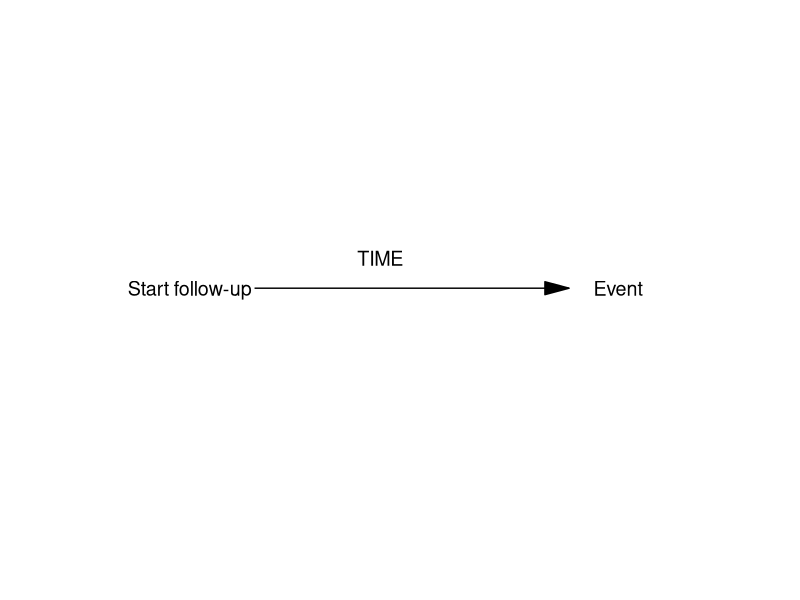
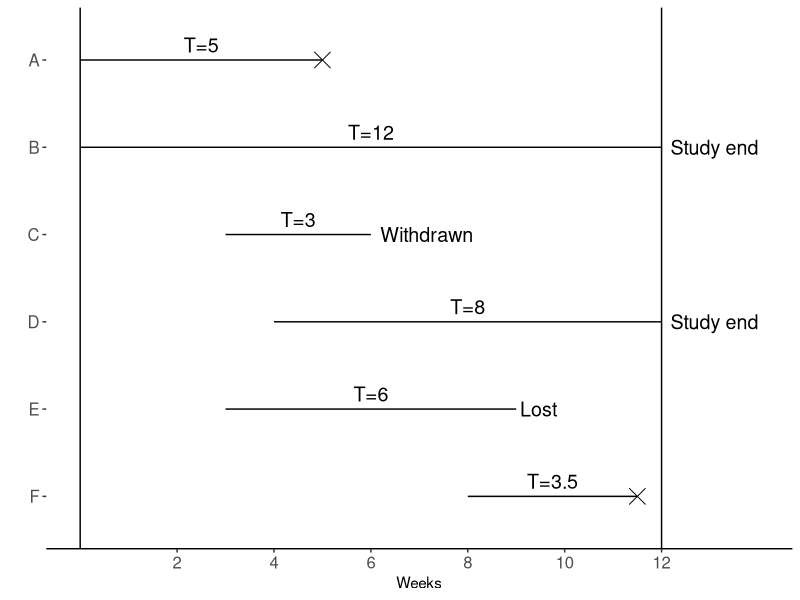
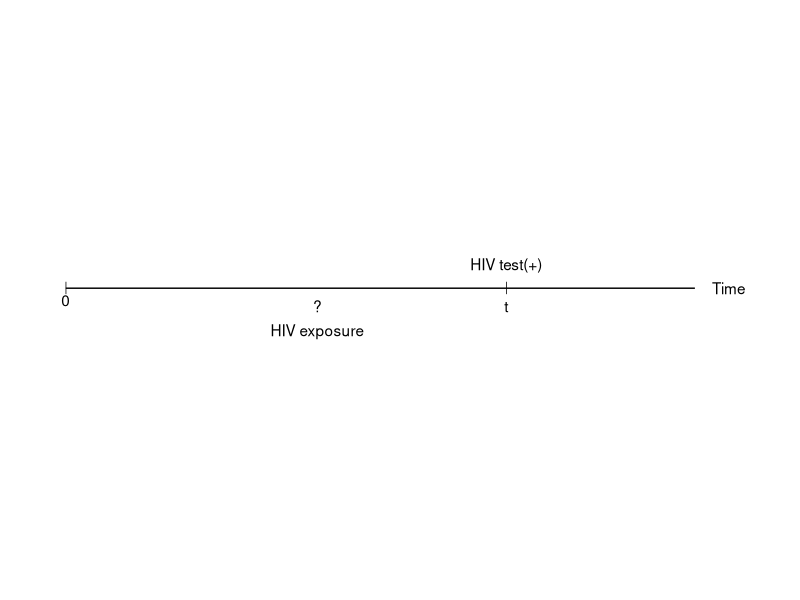
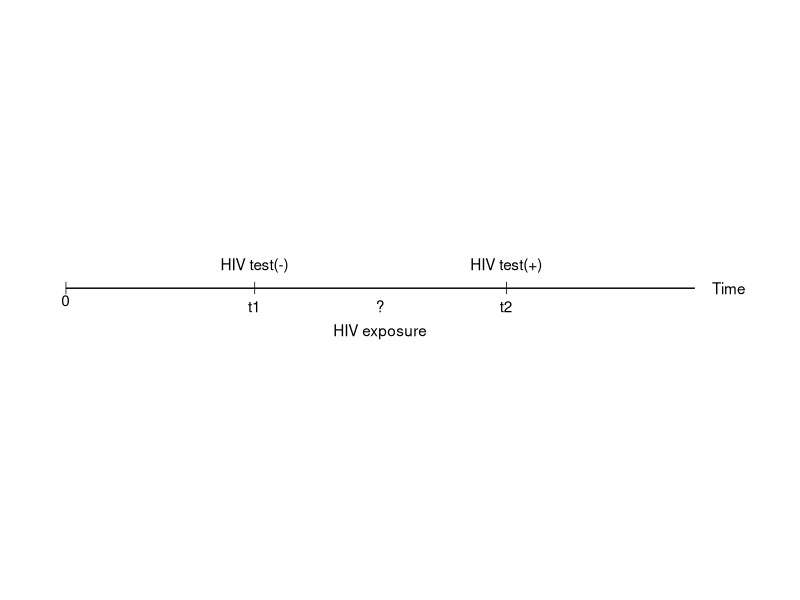
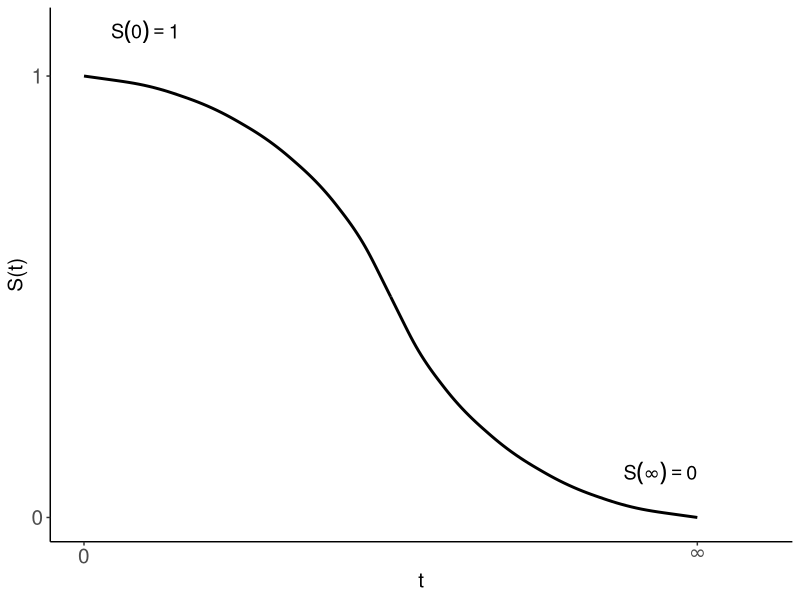
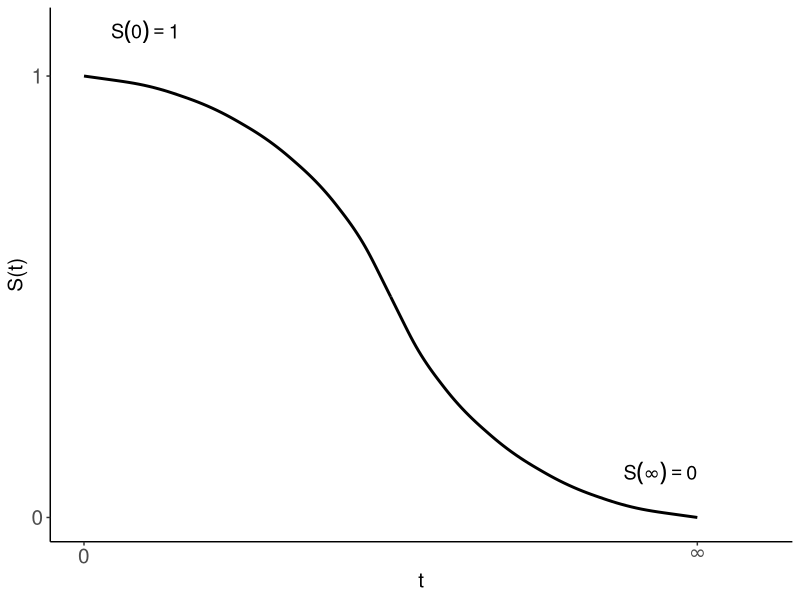
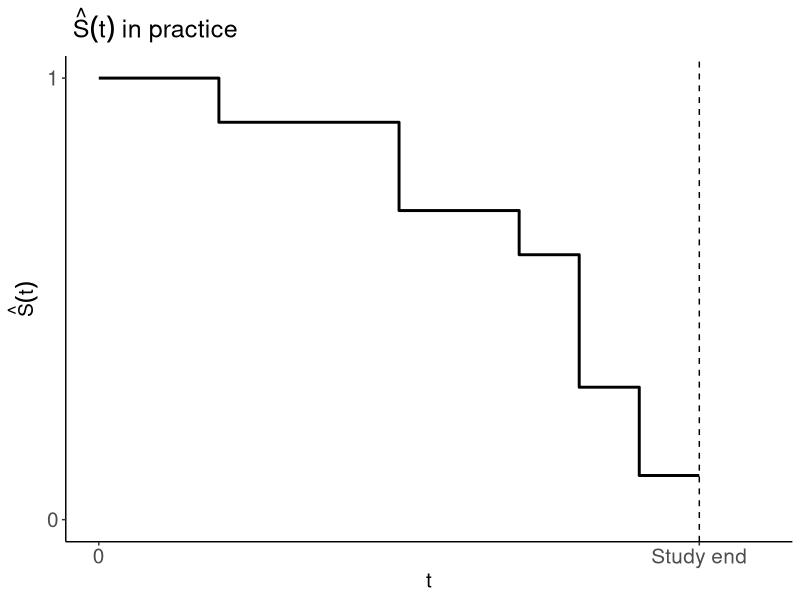
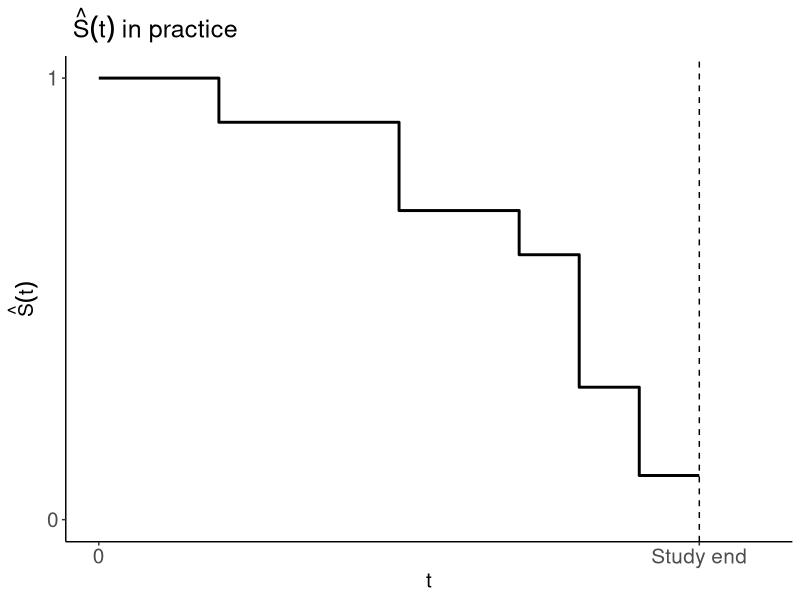

Write R code to recreate these figures, in order.
## ---- chunk 1
library(ggplot2)
ggplot()+
 annotate("segment",x=3,xend=8,y=0,yend=0,arrow=arrow(angle=15,ends="last",type="closed"))+
 theme_classic()+
 annotate("text",x=5,y=0,label="TIME",vjust= -1.5,size=5)+
 annotate("text",x=8,y=0,label="Event",hjust= -0.5,size=5)+
 annotate("text",x=0,y=0,label="Start follow-up",hjust= -0.5,size=5)+
 theme(axis.line = element_blank(), axis.text=element_blank(),axis.ticks = element_blank())+
 labs(x="",y="")+
 expand_limits(x=c(0,11))
## ---- chunk 2
name=LETTERS[1:6]
start=c(0,0,3,4,3,8)
end=c(5,12,6,12,9,11.5)
status=c(1,0,0,0,0,1)
id=1:6
data1=data.frame(name,start,end,status,id=id)
data1$mid=(data1$start+data1$end)/2
data1$fu=data1$end-data1$start
data1$label=paste0("T=",data1$end-data1$start)
ggplot(data1,aes(x=start,xend=end,y=reorder(name,-id),yend=reorder(name,-id)))+
  geom_segment()+
  geom_point(data=data1[data1$status==1,],aes(x=end),shape=4,size=5)+
  geom_text(aes(x=mid,label=label),vjust=-0.5,size=5)+
  annotate("text",x=6,y="C",label="Withdrawn",hjust=-0.1,size=5)+
  annotate("text",x=9,y="E",label="Lost",hjust=-0.1,size=5)+
  annotate("text",x=12,y=c("B","D"),label="Study end",hjust=-0.1,size=5)+
  geom_vline(xintercept=c(0,12))+
  scale_x_continuous(breaks=seq(2,12,by=2))+
  theme_classic()+
  theme(axis.line.y = element_blank(),axis.text=element_text(size=12))+
  labs(x="Weeks",y="")+
  expand_limits(x=14)
## ---- chunk 3
library(dplyr)
data2=data1 %>% select(name,fu,status)
names(data2)[2]="Suvival time"
knitr::kable(data2)

## ---- chunk 4
ggplot()+
  annotate("segment",x=0,xend=10,y=0,yend=0)+
  theme_classic()+
  annotate("text",x=0,y=0,label="0",vjust=1.5)+
  annotate("text",x=7,y=0,label="HIV test(+)",vjust= -1.5)+
  annotate("text",x=7,y=0,label="t",vjust= 2)+
  annotate("point",x=c(0,7),y=0,shape="|",size=3)+
  annotate("text",x=4,y=0,label="HIV exposure",vjust= 4)+
  annotate("text",x=4,y=0,label="?",vjust= 2)+
  annotate("text",x=10,y=0,label="Time",hjust= -0.5)+
  
  theme(axis.line = element_blank(), axis.text=element_blank(),axis.ticks = element_blank())+
  labs(x="",y="")+
  expand_limits(x=11)
## ---- chunk 5
ggplot()+
  annotate("segment",x=0,xend=10,y=0,yend=0)+
  theme_classic()+
  annotate("text",x=0,y=0,label="0",vjust=1.5)+
  annotate("text",x=3,y=0,label="HIV test(-)",vjust= -1.5)+
  annotate("text",x=3,y=0,label="t1",vjust= 2)+
  annotate("text",x=7,y=0,label="HIV test(+)",vjust= -1.5)+
  annotate("text",x=7,y=0,label="t2",vjust= 2)+
  annotate("point",x=c(0,3,7),y=0,shape="|",size=3)+
  annotate("text",x=5,y=0,label="HIV exposure",vjust= 4)+
  annotate("text",x=5,y=0,label="?",vjust= 2)+
  annotate("text",x=10,y=0,label="Time",hjust= -0.5)+
  
  theme(axis.line = element_blank(), axis.text=element_blank(),axis.ticks = element_blank())+
  labs(x="",y="")+
  expand_limits(x=11)
## ---- chunk 6
library(knitr)
t=c(1:3,".",".",".")
st=c("$S(1)=P(T>1)$","$S(2)=P(T>2)$","$S(3)=P(T>3)$",".",".",".")
df=data.frame(t,st)
colnames(df)=c("$t$","$S(t)$")

kable(df,align="c")
## ---- chunk 7
df <- data.frame(x1 = 0, x2 = 5, x3=10,y1 = 1, y2 = 0.5,y3=0)
ggplot()+ 
  geom_curve(aes(x = x1, y = y1, xend = x2, yend = y2), 
             data = df, curvature = -0.3,size=1)+
  geom_curve(aes(x = x2, y = y2, xend = x3, yend = y3), 
             data = df, curvature = 0.3,size=1)+
  theme_classic()+
  scale_x_continuous(breaks=c(0,10),labels=c(0,expression(infinity)))+
  scale_y_continuous(breaks=c(0,1),labels=c(0,1))+
  annotate("text",x=1,y=1.1,label="S(0)==1",parse=TRUE,size=5)+
  annotate("text",x=10,y=0.1,label="S(infinity)==0",parse=TRUE,hjust=1,size=5)+
  theme(axis.text=element_text(size=15),title=element_text(size=15))+
  expand_limits(y=0,x=11)+
  labs(x="t",y="S(t)")
## ---- chunk 8
df <- data.frame(x1 = 0, x2 = 5, x3=10,y1 = 1, y2 = 0.5,y3=0)
ggplot()+ 
  geom_curve(aes(x = x1, y = y1, xend = x2, yend = y2), 
             data = df, curvature = -0.3,size=1)+
  geom_curve(aes(x = x2, y = y2, xend = x3, yend = y3), 
             data = df, curvature = 0.3,size=1)+
  theme_classic()+
  scale_x_continuous(breaks=c(0,10),labels=c(0,expression(infinity)))+
  scale_y_continuous(breaks=c(0,1),labels=c(0,1))+
  annotate("text",x=1,y=1.1,label="S(0)==1",parse=TRUE,size=5)+
  annotate("text",x=10,y=0.1,label="S(infinity)==0",parse=TRUE,hjust=1,size=5)+
  theme(axis.text=element_text(size=15),title=element_text(size=15))+
  expand_limits(y=0,x=11)+
  labs(x="t",y="S(t)")
## ---- chunk 9
x=c(0,1,2 ,2, 4,  5,  5,  7,8,9,10)
y=c(1,1,1,0.9,0.9,0.7,0.7,0.6,0.3,0.1,0.1)             
data=data.frame(x,y)
ylab=expression(hat(S)(t))
title=expression(paste(~hat(S)(t)," in practice"))
ggplot(data=data,aes(x,y))+geom_step(size=1)+
  theme_classic()+
  scale_x_continuous(breaks=c(0,10),labels=c("0","Study end"))+
  scale_y_continuous(breaks=c(0,1),labels=c(0,1))+
  theme(axis.text=element_text(size=15),title=element_text(size=15))+
  geom_vline(xintercept=10,lty=2)+
  expand_limits(y=0,x=11)+
  labs(x="t",y=ylab,title=title)
## ---- chunk 10
x=c(0,1,2 ,2, 4,  5,  5,  7,8,9,10)
y=c(1,1,1,0.9,0.9,0.7,0.7,0.6,0.3,0.1,0.1)             
data=data.frame(x,y)
ylab=expression(hat(S)(t))
title=expression(paste(~hat(S)(t)," in practice"))
ggplot(data=data,aes(x,y))+geom_step(size=1)+
  theme_classic()+
  scale_x_continuous(breaks=c(0,10),labels=c("0","Study end"))+
  scale_y_continuous(breaks=c(0,1),labels=c(0,1))+
  theme(axis.text=element_text(size=15),title=element_text(size=15))+
  geom_vline(xintercept=10,lty=2)+
  expand_limits(y=0,x=11)+
  labs(x="t",y=ylab,title=title)
## ---- chunk 11
p=c("$1/3$","$1/3$")
t=c("$1/2\\ day$","$1/14\\ week$")
rate=c("$(1/3) \\div (1/2)=0.67/day$","$(1/3)\\div(1/14)=4.67/week$")
df=data.frame(p,t,rate)
colnames(df)=c("$P$","$\\Delta t$","$P/ \\Delta t = rate$")

kable(df,align="c")
## ---- chunk 12
df1=data.frame(x=c(0,7,10),y=c(01,0.9,1.2))
df2=data.frame(x=c(0,3,10),y=c(0.3,0.6,0.4))
df3=data.frame(x=0,xend=10,y=0.7,yend=0.5)
ggplot(df1,aes(x=x,y=y))+
  geom_line()+
  geom_line(data=df2)+
  geom_curve(data=df3,aes(xend=xend,yend=yend),curvature=-0.2)+
  theme_classic()+
  scale_x_continuous(breaks=0,labels="0")+
  scale_y_continuous(breaks=0,labels="0",limits=c(0,1.3))+
  theme(axis.title=element_text(size=30),title=element_text(size=30),
        axis.text = element_text(size=30))+
  labs(x="t",y=expression(h(t)),title="Hazard functions")
     
## ---- chunk 13
df1=data.frame(x=c(0,7,10),y=c(01,0.9,1.2))
df2=data.frame(x=c(0,3,10),y=c(0.3,0.6,0.4))
df3=data.frame(x=0,xend=10,y=0.7,yend=0.5)
ggplot(df1,aes(x=x,y=y))+
  geom_line()+
  geom_line(data=df2)+
  geom_curve(data=df3,aes(xend=xend,yend=yend),curvature=-0.2)+
  theme_classic()+
  scale_x_continuous(breaks=0,labels="0")+
  scale_y_continuous(breaks=0,labels="0",limits=c(0,1.3))+
  theme(axis.title=element_text(size=30),title=element_text(size=30),
        axis.text = element_text(size=30))+
  labs(x="t",y=expression(h(t)),title="Hazard functions")
